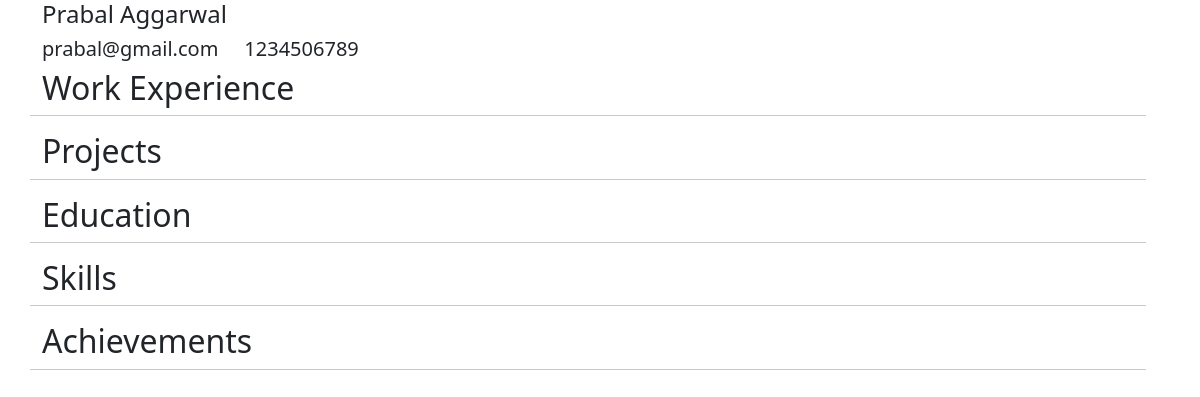
The page /resume/prabal/ on the database as committed earlier.
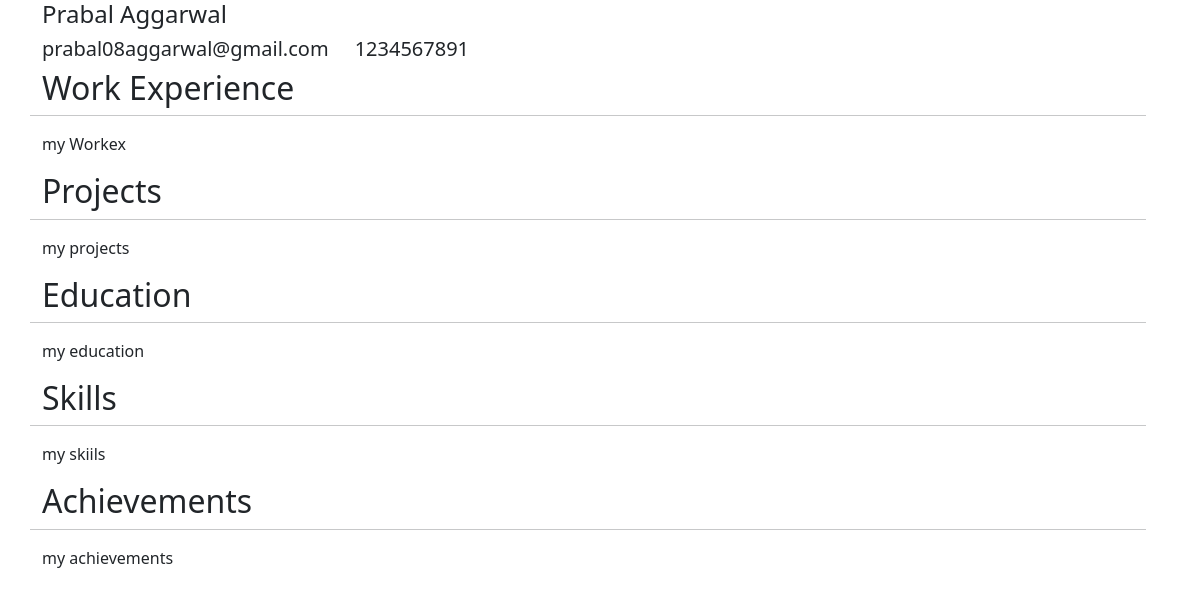
The same page on the database as committed later.
### users/models.py (models this page shows, shortened)
class Student(models.Model):
    user = models.OneToOneField(User, on_delete=models.CASCADE)
    firstName = models.CharField(max_length=256)
    lastName = models.CharField(max_length=256)
    email = models.EmailField()
    ph_no = models.CharField(max_length=10)
    rollNumber = models.IntegerField()
    program = models.CharField(max_length = 5,default = 'BTech',choices = programChoice)
    department = models.CharField(max_length = 40,default = "Computer Science",choices = departmentChoice)
    year = models.IntegerField(default = 2017)

class Resume(models.Model):
    user = models.OneToOneField(User, on_delete=models.CASCADE)
    workExperience = RichTextField(blank = True,null = True)
    education = RichTextField(blank = True,null = True)
    projects = RichTextField(blank = True,null = True)
    skills = RichTextField(blank = True,null = True)
    achievements = RichTextField(blank = True,null = True)

### users/views.py (the view)
# urls.py: path('resume/<username>/',user_views.viewResume,name = 'resume'),
def viewResume(request,username):
    user = User.objects.all().filter(username = username)
    if user.exists():
        user = user[0]
    student = user.student
    data = Resume.objects.all().filter(user = user)
    if data.exists():
        data = data[0]
    else:
        data = None
    context = {
        'student':student,
        'resume':data
    }
    return render(request,'users/resume.html',context)

### templates/users/resume.html (shortened to what this page needs)
{% load static %}
<html>
    <head>
        <link href="https://cdn.jsdelivr.net/npm/bootstrap@5.0.0-beta1/dist/css/bootstrap.min.css" rel="stylesheet"
>
    </head>
    <body>
        <div class="container">
            <div class = "row col-12" >
                <h4> {{student.firstName}} {{student.lastName}} </h4>
                <h5> {{student.email}}  &nbsp; &nbsp; {{student.ph_no}} </h5>
                <h2> Work Experience </h2>
                <hr>
                {{ resume.workExperience|safe }}
                <h2> Projects </h2>
                <hr>
                {{ resume.projects|safe }}
                <h2> Education </h2>
                <hr>
                {{ resume.education|safe }}
                <h2> Skills </h2>
                <hr>
                {{ resume.skills|safe }}
                <h2> Achievements </h2>
                <hr>
                {{ resume.achievements|safe }}
            </div>
        </div>
    </body>
</html>

Rows that differ between the two databases and show on the page:
changed Student: email "prabal@gmail.com" → "prabal08aggarwal@gmail.com"; ph_no "1234506789" → "1234567891"
added Resume: workExperience "my Workex", projects "my projects", education "my education", skills "my skiils", achievements "my achievements"
